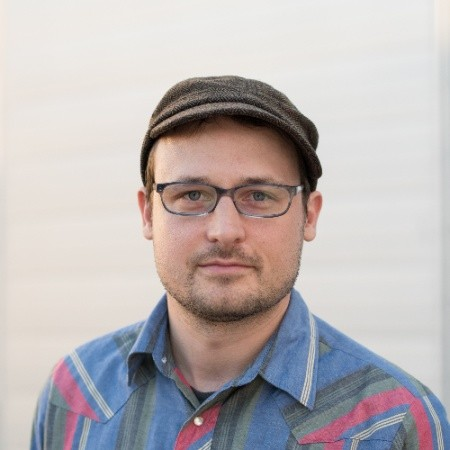
#> input picture headshot.jpg, 450 x 450 px
$ python generate_assets.py
#> lines starting #> are read from the running program, lines starting #| are printed output that depends on the picture
#!/usr/bin/env python3
"""Generate favicon.ico (pixelated) and duotone headshot from source photo."""
from PIL import Image, ImageFilter, ImageOps, ImageEnhance
import struct, zlib, os

SRC = os.path.join(os.path.dirname(__file__), "headshot.jpg")
OUT_DIR = os.path.dirname(__file__)

# ── 1. Pixelated favicon ──────────────────────────────────────────────────────
def make_favicon(src_path, out_path):
#> called with src_path = 'headshot.jpg', out_path = 'favicon.ico'
    img = Image.open(src_path).convert("RGBA")
    # Crop to square (center)
    w, h = img.size
#> w = 450; h = 450
    side = min(w, h)
#> side = 450
    left = (w - side) // 2
#> left = 0
    top = (h - side) // 2
#> top = 0
    img = img.crop((left, top, left + side, top + side))
    # Shrink to 16x16 (pixelated) then scale up to embed in ico
    tiny = img.resize((16, 16), Image.NEAREST)
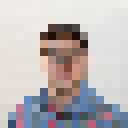
#> tiny: PIL image 16x16 RGBA (shown 8 times larger); mean R, G, B, A 186.9, 180.5, 181.4, 255
    # Save as multi-size ico
    img32 = img.resize((32, 32), Image.NEAREST)
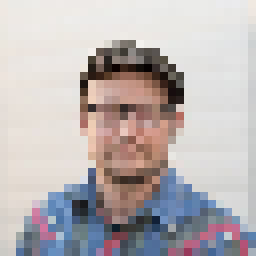
#> img32: PIL image 32x32 RGBA (shown 8 times larger); mean R, G, B, A 186.3, 179.4, 180.1, 255
    img16 = tiny
    img32.save(out_path, format="ICO", sizes=[(16,16),(32,32)])
    print(f"  favicon saved: {out_path}")

# ── 2. Duotone illustration ───────────────────────────────────────────────────
def make_duotone(src_path, out_path):
#> called with src_path = 'headshot.jpg', out_path = 'headshot-duotone.jpg'
    img = Image.open(src_path).convert("RGB")
#> img is the input picture: PIL image 450x450 RGB; mean R, G, B 186.8, 179.9, 180.5
    # Crop square
    w, h = img.size
#> w = 450; h = 450
    side = min(w, h)
#> side = 450
    left = (w - side) // 2
#> left = 0
    top = max(0, (h - side) // 2 - h // 10)  # slightly favor top (face)
#> top = 0
    img = img.crop((left, top, left + side, top + side))
    img = img.resize((400, 400), Image.LANCZOS)
#> img: PIL image 400x400 RGB

    # Increase contrast + convert to grayscale
    img = ImageEnhance.Contrast(img).enhance(1.4)
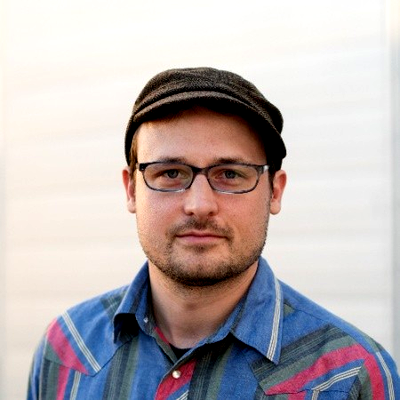
#> img: PIL image 400x400 RGB; mean R, G, B 188.5, 179.5, 180.6
    gray = ImageOps.grayscale(img)
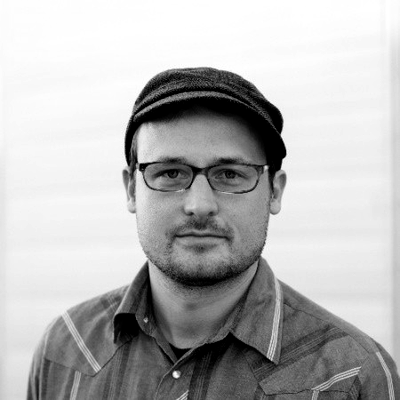
#> gray: PIL image 400x400 L; min 0, max 255, mean 182.4

    # Map: dark tone = #0f1117 (bg), light tone = #f6821f (accent orange)
    dark  = (15,  17,  23)   # --bg
    light = (246, 130, 31)   # --accent orange

    # Create duotone by mapping grayscale 0-255 to dark->light
    duotone = Image.new("RGB", gray.size)
#> duotone: PIL image 400x400 RGB; every value is 0
    pixels_in  = gray.load()
    pixels_out = duotone.load()
    for y in range(gray.height):
        for x in range(gray.width):
            t = pixels_in[x, y] / 255.0
            r = int(dark[0] + (light[0] - dark[0]) * t)
            g = int(dark[1] + (light[1] - dark[1]) * t)
            b = int(dark[2] + (light[2] - dark[2]) * t)
            pixels_out[x, y] = (r, g, b)

    # Slight sharpen for illustration feel
    duotone = duotone.filter(ImageFilter.SHARPEN)
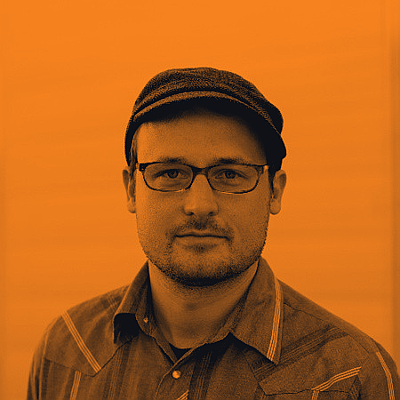
#> duotone: PIL image 400x400 RGB; mean R, G, B 179.8, 97.4, 28.2
    duotone.save(out_path, "JPEG", quality=90)
    print(f"  duotone saved: {out_path}")

if __name__ == "__main__":
    make_favicon(SRC, os.path.join(OUT_DIR, "favicon.ico"))
    make_duotone(SRC, os.path.join(OUT_DIR, "headshot-duotone.jpg"))
    print("Done.")
